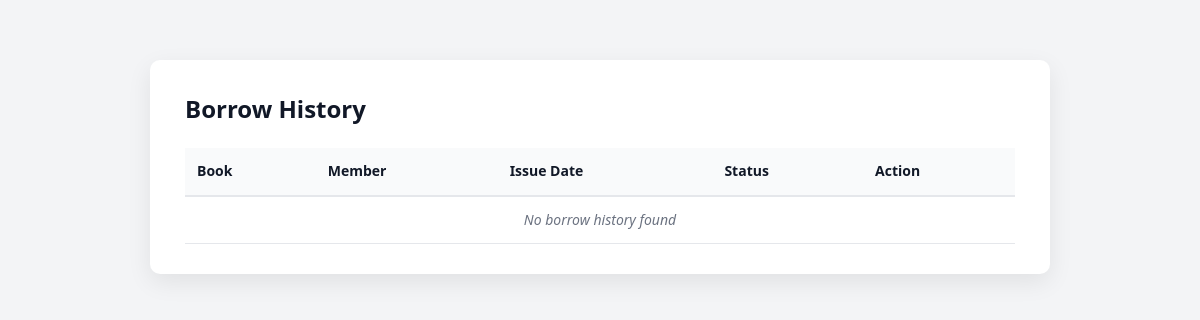
Before: /history/ with the older database file.
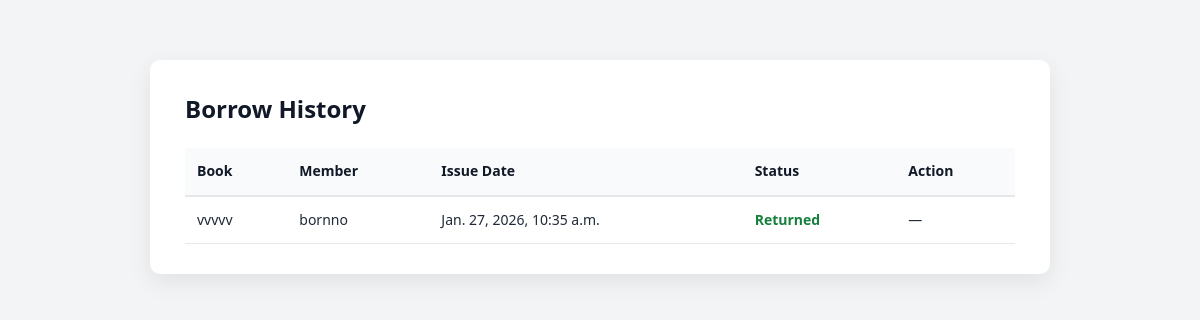
After: the same page with the newer database file.
### library/models/BorrowRecord_model.py (models this page shows, shortened)
class BorrowRecord(models.Model):
    book = models.ForeignKey(Book, on_delete=models.CASCADE)
    member = models.ForeignKey(Member, on_delete=models.CASCADE)
    issue_date = models.DateTimeField(default=timezone.now)
    return_date = models.DateTimeField(null=True, blank=True)
    is_returned = models.BooleanField(default=False)

### library/models/book_model.py (models this page shows, shortened)
class Book(models.Model):
    title = models.CharField(max_length=200)
    author = models.CharField(max_length=100)
    isbn = models.CharField(max_length=20, unique=True)
    quantity = models.PositiveIntegerField(default=1)  # No negative quantities

### library/models/member_model.py (models this page shows, shortened)
class Member(models.Model):
    student_id = models.CharField(max_length=20, unique=True)
    name = models.CharField(max_length=100)
    email = models.EmailField(unique=True)
    phone = models.CharField(max_length=20)
    department = models.CharField(max_length=50)

### library/views/borrowhistory.py (the view)
# urls.py: path('history/', BorrowHistoryView.as_view(), name='borrow_history'),
class BorrowHistoryView(ListView):
    model = BorrowRecord
    template_name = 'library/history.html'
    context_object_name = 'records'

### library/templates/library/history.html (shortened to what this page needs)
{% load static %}
<!DOCTYPE html>
<html>
<head>
    <link rel="stylesheet" href="{% static 'library/css/form.css' %}">
</head>
<body>
<div class="container">
    <h2>Borrow History</h2>
    <table>
        <tr>
            <th>Book</th>
            <th>Member</th>
            <th>Issue Date</th>
            <th>Status</th>
            <th>Action</th>
        </tr>
        {% for record in records %}
        <tr>
            <td>{{ record.book.title }}</td>
            <td>{{ record.member.name }}</td>
            <td>{{ record.issue_date }}</td>
            <td>
                {% if record.is_returned %}
                    <span class="status-returned">Returned</span>
                {% else %}
                    <span class="status-issued">Issued</span>
                {% endif %}
            </td>
            <td>
                {% if not record.is_returned %}
                    <a href="{% url 'return_book' record.id %}" class="action-btn">
                        Return
                    </a>
                {% else %}
                    —
                {% endif %}
            </td>
        </tr>
        {% empty %}
        <tr>
            <td colspan="5">No borrow history found</td>
        </tr>
        {% endfor %}
    </table>
</div>
</body>
</html>

Changed rows visible on the page:
added BorrowRecord: book "vvvvv", member.name "bornno", issue_date "Jan. 27, 2026, 10:35 a.m.", is_returned "Returned"
Other visible differences:
text no longer shown: "No borrow history found"
